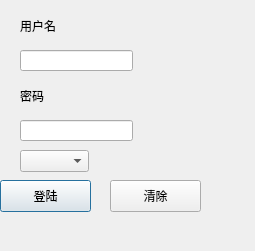
<?xml version="1.0" encoding="UTF-8"?>
<ui version="4.0">
 <class>loginDialog</class>
 <widget class="QDialog" name="loginDialog">
  <property name="geometry">
   <rect>
    <x>0</x>
    <y>0</y>
    <width>255</width>
    <height>251</height>
   </rect>
  </property>
  <property name="windowTitle">
   <string>Dialog</string>
  </property>
  <widget class="QPushButton" name="pushButton">
   <property name="geometry">
    <rect>
     <x>0</x>
     <y>180</y>
     <width>91</width>
     <height>32</height>
    </rect>
   </property>
   <property name="text">
    <string>登陆</string>
   </property>
  </widget>
  <widget class="QPushButton" name="pushButton_2">
   <property name="geometry">
    <rect>
     <x>110</x>
     <y>180</y>
     <width>91</width>
     <height>32</height>
    </rect>
   </property>
   <property name="text">
    <string>清除</string>
   </property>
  </widget>
  <widget class="QLabel" name="label">
   <property name="geometry">
    <rect>
     <x>20</x>
     <y>10</y>
     <width>71</width>
     <height>31</height>
    </rect>
   </property>
   <property name="text">
    <string>用户名</string>
   </property>
  </widget>
  <widget class="QLineEdit" name="usernameEdit">
   <property name="geometry">
    <rect>
     <x>20</x>
     <y>50</y>
     <width>113</width>
     <height>21</height>
    </rect>
   </property>
  </widget>
  <widget class="QLabel" name="label_2">
   <property name="geometry">
    <rect>
     <x>20</x>
     <y>80</y>
     <width>71</width>
     <height>31</height>
    </rect>
   </property>
   <property name="text">
    <string>密码</string>
   </property>
  </widget>
  <widget class="QLineEdit" name="passwordEdit">
   <property name="geometry">
    <rect>
     <x>20</x>
     <y>120</y>
     <width>113</width>
     <height>21</height>
    </rect>
   </property>
  </widget>
  <widget class="QComboBox" name="comboBox">
   <property name="geometry">
    <rect>
     <x>20</x>
     <y>150</y>
     <width>69</width>
     <height>22</height>
    </rect>
   </property>
  </widget>
 </widget>
 <resources/>
 <connections/>
</ui>
